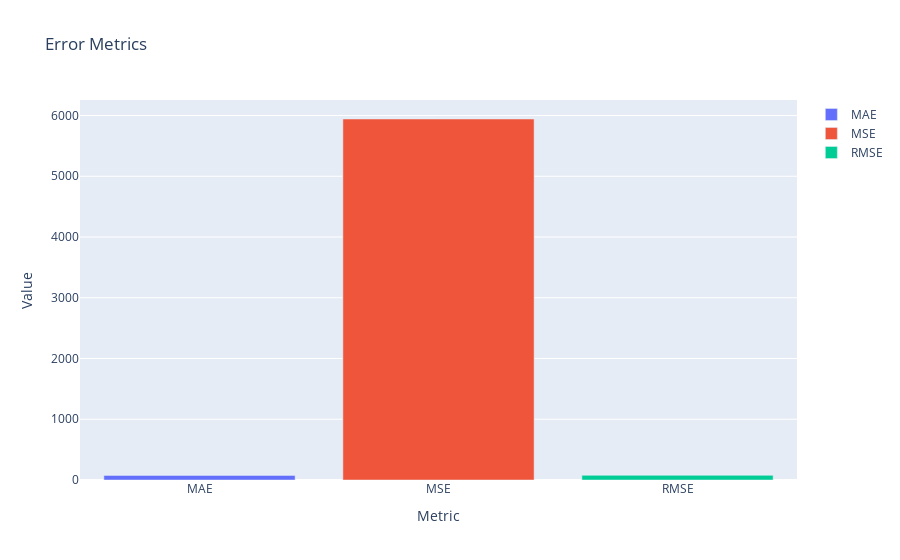

Here is the notebook cell this chart was saved with:
### Code cell
import plotly.graph_objs as go

# Örnek veriler
hata = {
    'Metrics': ['MAE', 'MSE', 'RMSE'],
    'Values': [mae, mse, rmse]
}
# Bar grafiği oluşturun ve efsane (legend) özelliğini aktifleştirin
traces = []
for metric, value in zip(hata['Metrics'], hata['Values']):
    traces.append(go.Bar(x=[metric], y=[value], name=metric))

fig = go.Figure(data=traces)
fig.update_layout(
    title='Error Metrics',
    xaxis_title='Metric',
    yaxis_title='Value',
    showlegend=True  # Efsaneyi göster
)

# Grafiği göster
fig.show()

### Figure 1 — Plotly figure (JSON) as saved in the notebook; plotly's stock layout.template omitted (floating-point values rounded to 4 significant figures)
{"data": [{"name": "MAE", "type": "bar", "x": ["MAE"], "y": [75.35]}, {"name": "MSE", "type": "bar", "x": ["MSE"], "y": [5943.0]}, {"name": "RMSE", "type": "bar", "x": ["RMSE"], "y": [77.09]}], "layout": {"autosize": true, "showlegend": true, "title": {"text": "Error Metrics"}, "xaxis": {"autorange": true, "range": [-0.5, 2.5], "title": {"text": "Metric"}, "type": "category"}, "yaxis": {"autorange": true, "range": [0, 6255.0], "title": {"text": "Value"}, "type": "linear"}}}
